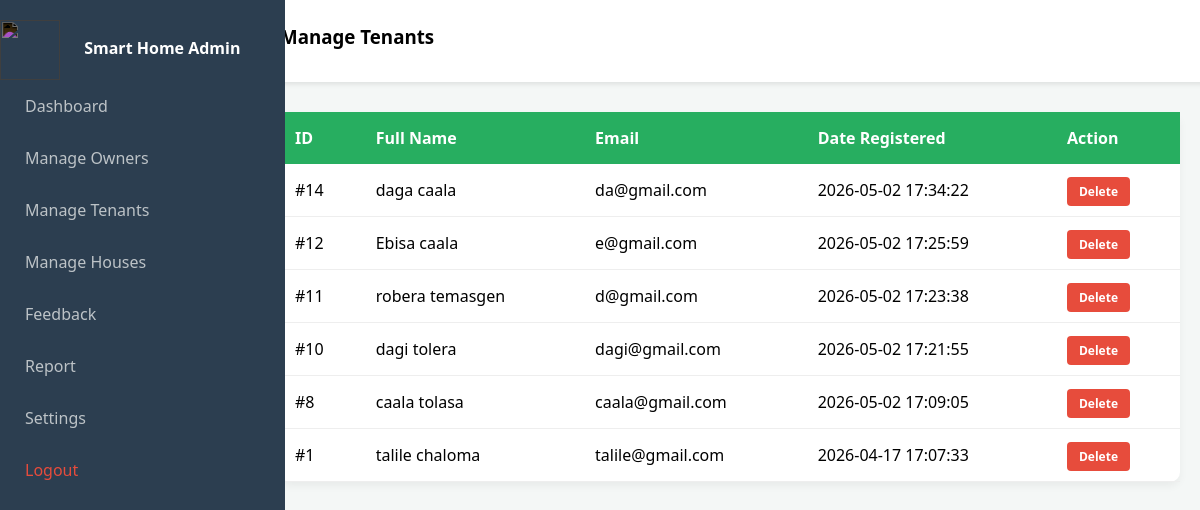
Page /manage_tenants.php (signed in) on the committed database.
### tables this page shows
CREATE TABLE `users` (
  `id` int(11) NOT NULL,
  `full_name` varchar(100) NOT NULL,
  `email` varchar(100) NOT NULL,
  `phone_number` varchar(15) NOT NULL,
  `password` varchar(255) NOT NULL,
  `role` enum('tenant','owner','admin') NOT NULL DEFAULT 'tenant',
  `created_at` timestamp NOT NULL DEFAULT current_timestamp()
);

### manage_tenants.php (the view, shortened to what this page needs)
<?php
require_once 'dbconnect.php';
$query = "SELECT id, full_name, email, created_at FROM users WHERE role = 'tenant' ORDER BY id DESC";
$stmt = mysqli_prepare($conn, $query);
if ($stmt) {
    mysqli_stmt_execute($stmt);
    $result = mysqli_stmt_get_result($stmt);
} else {
    die("Database execution failed: " . mysqli_error($conn));
}
?>
<!DOCTYPE html>
<html>
<head>
    <link rel="stylesheet" type="text/css" href="style.css">
</head>
<body>
<?php include 'admin_nav.php'; ?>
<div class="main-content" style="padding: 20px;">
    <div class="admin-header">
        <h3>Manage Tenants</h3>
    </div>
    <table width="100%" border="0" cellpadding="15" style="background: white; border-radius: 10px; border-collapse: collapse; box-shadow: 0 4px 8px rgba(0,0,0,0.05);">
        <thead>
            <tr style="background: #27ae60; color: white; text-align: left;">
                <th>ID</th>
                <th>Full Name</th>
                <th>Email</th>
                <th>Date Registered</th>
                <th>Action</th>
            </tr>
        </thead>
        <tbody>
        <?php if (mysqli_num_rows($result) > 0): ?>
            <?php while($row = mysqli_fetch_assoc($result)): ?>
            <tr style="border-bottom: 1px solid #eee;">
                <td>#<?php echo htmlspecialchars($row['id']); ?></td>
                <td><?php echo htmlspecialchars($row['full_name']); ?></td>
                <td><?php echo htmlspecialchars($row['email']); ?></td>
                <td><?php echo htmlspecialchars($row['created_at']); ?></td>
                <td>
                    <a href="delete_user.php?id=<?php echo htmlspecialchars($row['id']); ?>"
                       onclick="return confirm('Are you sure you want to delete this tenant?')"
                       style="color: white; background: #e74c3c; padding: 6px 12px; text-decoration: none; border-radius: 4px; font-size: 12px; font-weight: bold;">
                       Delete
                    </a>
                </td>
            </tr>
            <?php endwhile; ?>
        <?php else: ?>
            <tr>
                <td colspan="5" style="text-align: center; padding: 40px; color: #666;">No tenants found registered.</td>
            </tr>
        <?php endif; ?>
        </tbody>
    </table>
</div>
</body>
</html>

### admin_nav.php (style rules this page uses)
body { font-family: 'Segoe UI', Tahoma, Geneva, Verdana, sans-serif; margin: 0; display: flex; background: #f4f7f6; }
.main-content { margin-left: 260px; flex-grow: 1; padding: 30px; }
.admin-header { background: white; padding: 15px 30px; margin: -30px -30px 30px -30px; box-shadow: 0 2px 5px rgba(0,0,0,0.1); display: flex; justify-content: space-between; align-items: center; }

### rows in the picture
users: id "14", full_name "daga caala", email "da@gmail.com", created_at "2026-05-02 17:34:22"
users: id "12", full_name "Ebisa caala", email "e@gmail.com", created_at "2026-05-02 17:25:59"
users: id "11", full_name "robera temasgen", email "d@gmail.com", created_at "2026-05-02 17:23:38"
users: id "10", full_name "dagi tolera", email "dagi@gmail.com", created_at "2026-05-02 17:21:55"
users: id "8", full_name "caala tolasa", email "caala@gmail.com", created_at "2026-05-02 17:09:05"
users: id "1", full_name "talile chaloma", email "talile@gmail.com", created_at "2026-04-17 17:07:33"
